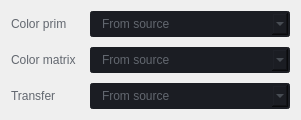
               <widget class="QWidget" name="layoutWidget_7">
                <property name="geometry">
                 <rect>
                  <x>40</x>
                  <y>140</y>
                  <width>301</width>
                  <height>112</height>
                 </rect>
                </property>
                <layout class="QHBoxLayout" name="horizontalLayout_24">
                 <item>
                  <layout class="QVBoxLayout" name="verticalLayout_35">
                   <property name="spacing">
                    <number>10</number>
                   </property>
                   <item>
                    <widget class="QLabel" name="label_credits_44">
                     <property name="minimumSize">
                      <size>
                       <width>0</width>
                       <height>26</height>
                      </size>
                     </property>
                     <property name="maximumSize">
                      <size>
                       <width>16777215</width>
                       <height>26</height>
                      </size>
                     </property>
                     <property name="styleSheet">
                      <string notr="true">color: rgb(98, 103, 111);</string>
                     </property>
                     <property name="text">
                      <string>Color prim</string>
                     </property>
                    </widget>
                   </item>
                   <item>
                    <widget class="QLabel" name="label_credits_47">
                     <property name="minimumSize">
                      <size>
                       <width>0</width>
                       <height>26</height>
                      </size>
                     </property>
                     <property name="maximumSize">
                      <size>
                       <width>16777215</width>
                       <height>26</height>
                      </size>
                     </property>
                     <property name="styleSheet">
                      <string notr="true">color: rgb(98, 103, 111);</string>
                     </property>
                     <property name="text">
                      <string>Color matrix</string>
                     </property>
                    </widget>
                   </item>
                   <item>
                    <widget class="QLabel" name="label_credits_48">
                     <property name="minimumSize">
                      <size>
                       <width>0</width>
                       <height>26</height>
                      </size>
                     </property>
                     <property name="maximumSize">
                      <size>
                       <width>16777215</width>
                       <height>26</height>
                      </size>
                     </property>
                     <property name="styleSheet">
                      <string notr="true">color: rgb(98, 103, 111);</string>
                     </property>
                     <property name="text">
                      <string>Transfer</string>
                     </property>
                    </widget>
                   </item>
                   <item>
                    <spacer name="verticalSpacer_19">
                     <property name="orientation">
                      <enum>Qt::Vertical</enum>
                     </property>
                     <property name="sizeHint" stdset="0">
                      <size>
                       <width>20</width>
                       <height>40</height>
                      </size>
                     </property>
                    </spacer>
                   </item>
                  </layout>
                 </item>
                 <item>
                  <layout class="QVBoxLayout" name="verticalLayout_36">
                   <property name="spacing">
                    <number>10</number>
                   </property>
                   <item>
                    <widget class="QComboBox" name="comboBox_color_prim">
                     <property name="enabled">
                      <bool>false</bool>
                     </property>
                     <property name="minimumSize">
                      <size>
                       <width>200</width>
                       <height>26</height>
                      </size>
                     </property>
                     <property name="maximumSize">
                      <size>
                       <width>200</width>
                       <height>26</height>
                      </size>
                     </property>
                     <property name="autoFillBackground">
                      <bool>false</bool>
                     </property>
                     <property name="styleSheet">
                      <string notr="true">QComboBox{
	color: rgb(210, 210, 210);
	background-color: rgb(27, 29, 35);
	border-radius: 3px;
	border: 2px solid rgb(27, 29, 35);
	padding: 3px;
	padding-left: 10px;
}
QComboBox:disabled{
	color: rgb(98, 103, 111);
	background-color: rgb(27, 29, 35);
	border-radius: 3px;
	border: 2px solid rgb(27, 29, 35);
	padding: 3px;
	padding-left: 10px;
}
QComboBox:hover{
	border: 2px solid rgb(64, 71, 88);
}
QComboBox::drop-down {
	subcontrol-origin: padding;
	subcontrol-position: top right;
	width: 25px; 
	border-left-width: 3px;
	border-left-color: rgba(39, 44, 54, 150);
	border-left-style: solid;
	border-top-right-radius: 3px;
	border-bottom-right-radius: 3px;	
	background-image: url(:/16x16/icons/16x16/cil-arrow-bottom.png);
	background-position: center;
	background-repeat: no-reperat;
 }
QComboBox QAbstractItemView {
	color: rgb(85, 170, 255);	
	background-color: rgb(27, 29, 35);
	padding: 10px;
	selection-background-color: rgb(39, 44, 54);
}</string>
                     </property>
                     <property name="maxCount">
                      <number>20</number>
                     </property>
                     <property name="iconSize">
                      <size>
                       <width>16</width>
                       <height>16</height>
                      </size>
                     </property>
                     <property name="placeholderText">
                      <string notr="true"/>
                     </property>
                     <property name="frame">
                      <bool>true</bool>
                     </property>
                     <item>
                      <property name="text">
                       <string>From source</string>
                      </property>
                     </item>
                    </widget>
                   </item>
                   <item>
                    <widget class="QComboBox" name="comboBox_color_matrix">
                     <property name="enabled">
                      <bool>false</bool>
                     </property>
                     <property name="minimumSize">
                      <size>
                       <width>200</width>
                       <height>26</height>
                      </size>
                     </property>
                     <property name="maximumSize">
                      <size>
                       <width>200</width>
                       <height>26</height>
                      </size>
                     </property>
                     <property name="autoFillBackground">
                      <bool>false</bool>
                     </property>
                     <property name="styleSheet">
                      <string notr="true">QComboBox{
	color: rgb(210, 210, 210);
	background-color: rgb(27, 29, 35);
	border-radius: 3px;
	border: 2px solid rgb(27, 29, 35);
	padding: 3px;
	padding-left: 10px;
}
QComboBox:disabled{
	color: rgb(98, 103, 111);
	background-color: rgb(27, 29, 35);
	border-radius: 3px;
	border: 2px solid rgb(27, 29, 35);
	padding: 3px;
	padding-left: 10px;
}
QComboBox:hover{
	border: 2px solid rgb(64, 71, 88);
}
QComboBox::drop-down {
	subcontrol-origin: padding;
	subcontrol-position: top right;
	width: 25px; 
	border-left-width: 3px;
	border-left-color: rgba(39, 44, 54, 150);
	border-left-style: solid;
	border-top-right-radius: 3px;
	border-bottom-right-radius: 3px;	
	background-image: url(:/16x16/icons/16x16/cil-arrow-bottom.png);
	background-position: center;
	background-repeat: no-reperat;
 }
QComboBox QAbstractItemView {
	color: rgb(85, 170, 255);	
	background-color: rgb(27, 29, 35);
	padding: 10px;
	selection-background-color: rgb(39, 44, 54);
}</string>
                     </property>
                     <property name="editable">
                      <bool>false</bool>
                     </property>
                     <property name="maxCount">
                      <number>20</number>
                     </property>
                     <property name="iconSize">
                      <size>
                       <width>16</width>
                       <height>16</height>
                      </size>
                     </property>
                     <property name="placeholderText">
                      <string notr="true"/>
                     </property>
                     <property name="frame">
                      <bool>true</bool>
                     </property>
                     <item>
                      <property name="text">
                       <string>From source</string>
                      </property>
                     </item>
                    </widget>
                   </item>
                   <item>
                    <widget class="QComboBox" name="comboBox_transfer">
                     <property name="enabled">
                      <bool>false</bool>
                     </property>
                     <property name="minimumSize">
                      <size>
                       <width>200</width>
                       <height>26</height>
                      </size>
                     </property>
                     <property name="maximumSize">
                      <size>
                       <width>200</width>
                       <height>26</height>
                      </size>
                     </property>
                     <property name="autoFillBackground">
                      <bool>false</bool>
                     </property>
                     <property name="styleSheet">
                      <string notr="true">QComboBox{
	color: rgb(210, 210, 210);
	background-color: rgb(27, 29, 35);
	border-radius: 3px;
	border: 2px solid rgb(27, 29, 35);
	padding: 3px;
	padding-left: 10px;
}
QComboBox:disabled{
	color: rgb(98, 103, 111);
	background-color: rgb(27, 29, 35);
	border-radius: 3px;
	border: 2px solid rgb(27, 29, 35);
	padding: 3px;
	padding-left: 10px;
}
QComboBox:hover{
	border: 2px solid rgb(64, 71, 88);
}
QComboBox::drop-down {
	subcontrol-origin: padding;
	subcontrol-position: top right;
	width: 25px; 
	border-left-width: 3px;
	border-left-color: rgba(39, 44, 54, 150);
	border-left-style: solid;
	border-top-right-radius: 3px;
	border-bottom-right-radius: 3px;	
	background-image: url(:/16x16/icons/16x16/cil-arrow-bottom.png);
	background-position: center;
	background-repeat: no-reperat;
 }
QComboBox QAbstractItemView {
	color: rgb(85, 170, 255);	
	background-color: rgb(27, 29, 35);
	padding: 10px;
	selection-background-color: rgb(39, 44, 54);
}</string>
                     </property>
                     <property name="editable">
                      <bool>false</bool>
                     </property>
                     <property name="maxCount">
                      <number>20</number>
                     </property>
                     <property name="iconSize">
                      <size>
                       <width>16</width>
                       <height>16</height>
                      </size>
                     </property>
                     <property name="placeholderText">
                      <string notr="true"/>
                     </property>
                     <property name="frame">
                      <bool>true</bool>
                     </property>
                     <item>
                      <property name="text">
                       <string>From source</string>
                      </property>
                     </item>
                    </widget>
                   </item>
                   <item>
                    <spacer name="verticalSpacer_9">
                     <property name="orientation">
                      <enum>Qt::Vertical</enum>
                     </property>
                     <property name="sizeHint" stdset="0">
                      <size>
                       <width>20</width>
                       <height>40</height>
                      </size>
                     </property>
                    </spacer>
                   </item>
                  </layout>
                 </item>
                </layout>
               </widget>
